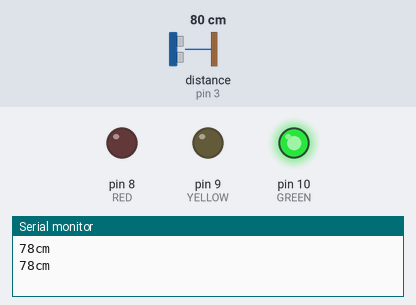
Simulated run of this sketch. Board: Arduino Uno, built with avr-gcc and run on an emulated ATmega328P. Shown: output pins drawn as LEDs (lit = HIGH), the last lines printed to the serial monitor. Wiring (inferred from the names in the program): ultrasonic range finder: trigger pin 2; echo pin 3. Inputs (shaded band) come from the test bench; at power-on: distance to the obstacle (sensor on pin 3) 80 cm. The echo pulse lasts 58.3 µs per cm; pins used as bus, display or sensor lines are not drawn.

Above: at 1.8 s.
1.9 s: distance to the obstacle (sensor on pin 3) set to 23 cm
4.2 s: distance to the obstacle (sensor on pin 3) set to 19 cm
At 7.2 s:
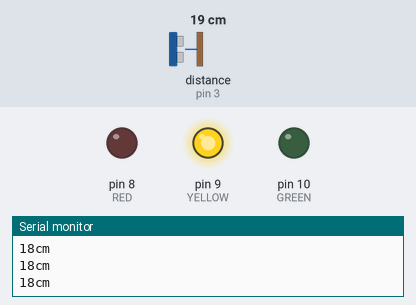
7.5 s: distance to the obstacle (sensor on pin 3) set to 13 cm
10.2 s: distance to the obstacle (sensor on pin 3) set to 10 cm
At 13.2 s:
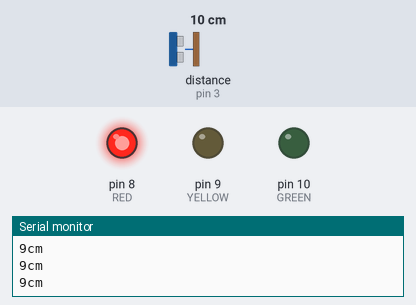
13.5 s: distance to the obstacle (sensor on pin 3) set to 18 cm
At 15.9 s:
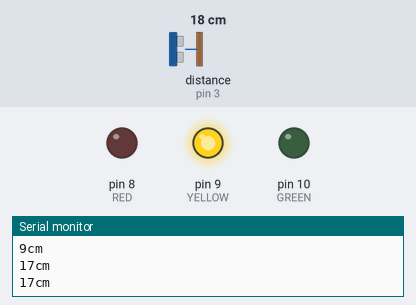
16.5 s: distance to the obstacle (sensor on pin 3) set to 2 cm
At 18.3 s:
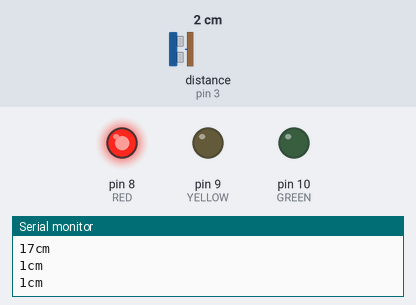
Timing chart, 0 to 19.8 s (numbered marks = the images above; inputs shaded):
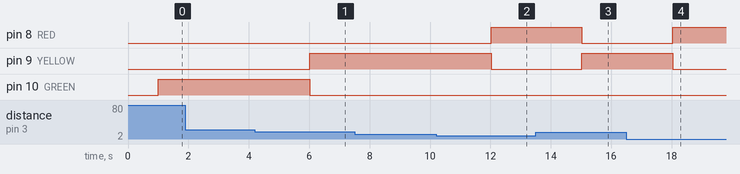

The sketch:

echo_light.ino
```cpp
int trig = 2;  //디지털 2번 핀을 변수 trig에 대입
int echo = 3;  //디지털 3번 핀을 변수 echo에 대입
int RED = 8;
int YELLOW = 9;
int GREEN = 10;

void setup() {
  Serial.begin(9600);  //시리얼 통신시작 통신속도는 9600
  pinMode(trig, OUTPUT); // trig 핀은 출력모드로
  pinMode(echo, INPUT);
  pinMode(RED, OUTPUT);
  pinMode(YELLOW, OUTPUT);
  pinMode(GREEN, OUTPUT);    // echo 핀을 입력모드로
 // put your setup code here, to run once:

}

void loop() {
  digitalWrite(trig, HIGH); //trig핀에 HIGH신호를 보냄
  delayMicroseconds(10);    //10마이크로초 동안
  digitalWrite(trig, LOW);  //trig핀에 LOW(OV)신호를 보낸다
  int distance = pulseIn(echo, HIGH)*17/1000;
  Serial.print(distance);   //거리를 확인하고 distance를 시리얼 모니터에 출력
  Serial.println("cm");     //문자열 cm를 출력
  delay(1000);              //1초 지연

  if(distance>20) // distance가 20보다 크면 초록색
    {digitalWrite(GREEN, HIGH);
    digitalWrite(YELLOW, LOW);
    digitalWrite(RED, LOW);
    }
  if(distance>10 & distance <=20) // distance가 10초과~20이하면 노란색
    {digitalWrite(GREEN, LOW);
    digitalWrite(YELLOW, HIGH);
    digitalWrite(RED, LOW);
    }
  if(distance>0 & distance<=10) // distance가 10이하면 빨간색
    {digitalWrite(GREEN, LOW);
    digitalWrite(YELLOW, LOW);
    digitalWrite(RED, HIGH);
    }
  // put your main code here, to run repeatedly:
}
```

Measured:
- the behaviour switches between 22 and 21 cm on distance to the obstacle (sensor on pin 3) (found by bisection; images 0 and 1)
- the behaviour switches between 12 and 11 cm on distance to the obstacle (sensor on pin 3) (found by bisection; images 1 and 2)
- after the input at 4.2 s, pin 9 (YELLOW): LOW → HIGH after 1.8 s; pin 10 (GREEN): HIGH → LOW after 1.8 s
- after the input at 10.2 s, pin 8 (RED): LOW → HIGH after 1.8 s; pin 9 (YELLOW): HIGH → LOW after 1.8 s
- after the input at 13.5 s, pin 8 (RED): HIGH → LOW after 1.5 s; pin 9 (YELLOW): LOW → HIGH after 1.5 s
- after the input at 16.5 s, pin 8 (RED): LOW → HIGH after 1.5 s; pin 9 (YELLOW): HIGH → LOW after 1.5 s
